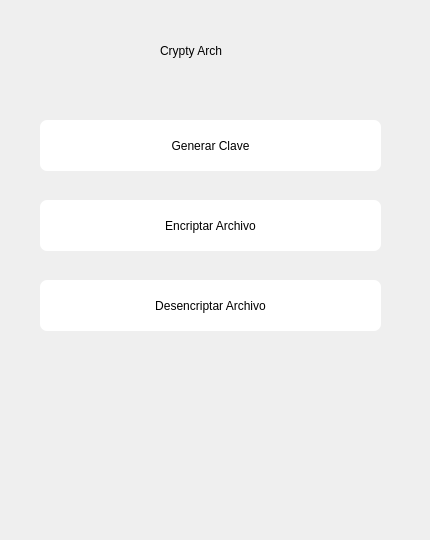
<?xml version="1.0" encoding="UTF-8"?>
<ui version="4.0">
 <class>Form</class>
 <widget class="QWidget" name="Form">
  <property name="geometry">
   <rect>
    <x>0</x>
    <y>0</y>
    <width>430</width>
    <height>540</height>
   </rect>
  </property>
  <property name="cursor">
   <cursorShape>PointingHandCursor</cursorShape>
  </property>
  <property name="windowTitle">
   <string>Form</string>
  </property>
  <widget class="QPushButton" name="btn_encriptar">
   <property name="geometry">
    <rect>
     <x>40</x>
     <y>200</y>
     <width>341</width>
     <height>51</height>
    </rect>
   </property>
   <property name="styleSheet">
    <string notr="true">QPushButton{
	background-color: #FFFFFF;
	background-image: url(:/icons/lock.svg);
	font: 19px &quot;Nimbus Mono L&quot;;
	background-repeat: space;
	border-radius:7px;
	}

QPushButton:hover{
	background-color: rgb(249, 185, 196);
}</string>
   </property>
   <property name="text">
    <string>Encriptar Archivo</string>
   </property>
  </widget>
  <widget class="QLabel" name="mensaje">
   <property name="geometry">
    <rect>
     <x>50</x>
     <y>370</y>
     <width>321</width>
     <height>101</height>
    </rect>
   </property>
   <property name="minimumSize">
    <size>
     <width>321</width>
     <height>101</height>
    </size>
   </property>
   <property name="maximumSize">
    <size>
     <width>321</width>
     <height>101</height>
    </size>
   </property>
   <property name="cursor">
    <cursorShape>PointingHandCursor</cursorShape>
   </property>
   <property name="text">
    <string/>
   </property>
  </widget>
  <widget class="QPushButton" name="btn_genera_clave">
   <property name="geometry">
    <rect>
     <x>40</x>
     <y>120</y>
     <width>341</width>
     <height>51</height>
    </rect>
   </property>
   <property name="cursor">
    <cursorShape>PointingHandCursor</cursorShape>
   </property>
   <property name="styleSheet">
    <string notr="true">QPushButton{
	background-color: #FFFFFF;
	background-image: url(:/icons/refresh-cw.svg);
	font: 19px &quot;Nimbus Mono L&quot;;
	background-repeat: space;
	border-radius:7px;
	}

QPushButton:hover{
	background-color: rgb(249, 185, 196);
}
	</string>
   </property>
   <property name="text">
    <string>Generar Clave</string>
   </property>
  </widget>
  <widget class="QPushButton" name="btn_desencriptar">
   <property name="geometry">
    <rect>
     <x>40</x>
     <y>280</y>
     <width>341</width>
     <height>51</height>
    </rect>
   </property>
   <property name="cursor">
    <cursorShape>PointingHandCursor</cursorShape>
   </property>
   <property name="styleSheet">
    <string notr="true">QPushButton{
	background-color: #FFFFFF;
	background-image: url(:/icons/unlock.svg);
	font: 19px &quot;Nimbus Mono L&quot;;
	background-repeat: space;
	border-radius:7px;
	}

QPushButton:hover{
	background-color: rgb(249, 185, 196);
}
	</string>
   </property>
   <property name="text">
    <string>Desencriptar Archivo</string>
   </property>
  </widget>
  <widget class="QLabel" name="titulo">
   <property name="geometry">
    <rect>
     <x>160</x>
     <y>30</y>
     <width>111</width>
     <height>41</height>
    </rect>
   </property>
   <property name="styleSheet">
    <string notr="true">font: 19px bold &quot;Nimbus Mono L&quot;;
</string>
   </property>
   <property name="text">
    <string>Crypty Arch</string>
   </property>
  </widget>
 </widget>
 <tabstops>
  <tabstop>btn_genera_clave</tabstop>
  <tabstop>btn_encriptar</tabstop>
  <tabstop>btn_desencriptar</tabstop>
 </tabstops>
 <resources>
  <include location="resource.qrc"/>
 </resources>
 <connections/>
</ui>
